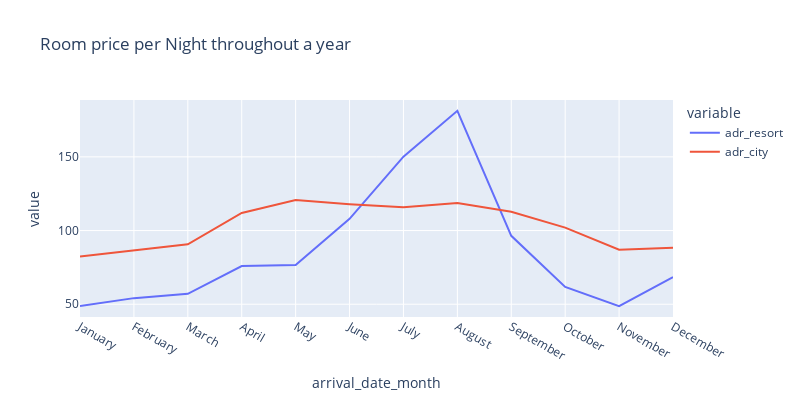

The cell this chart's notebook holds for it:
### Code cell
fig = px.line(data_merged, x='arrival_date_month', y=[
              'adr_resort', 'adr_city'], title='Room price per Night throughout a year', width=800, height=400)
fig.show()

### Figure 1 — Plotly figure (JSON) as saved in the notebook; plotly's stock layout.template omitted (floating-point values rounded to 4 significant figures)
{"data": [{"hovertemplate": "variable=adr_resort<br>arrival_date_month=%{x}<br>value=%{y}<extra></extra>", "legendgroup": "adr_resort", "line": {"color": "#636efa", "dash": "solid"}, "marker": {"symbol": "circle"}, "mode": "lines", "name": "adr_resort", "orientation": "v", "showlegend": true, "type": "scatter", "x": ["January", "February", "March", "April", "May", "June", "July", "August", "September", "October", "November", "December"], "xaxis": "x", "y": [48.76, 54.15, 57.06, 75.87, 76.66, 108.0, 150.1, 181.2, 96.42, 61.78, 48.71, 68.41], "yaxis": "y"}, {"hovertemplate": "variable=adr_city<br>arrival_date_month=%{x}<br>value=%{y}<extra></extra>", "legendgroup": "adr_city", "line": {"color": "#EF553B", "dash": "solid"}, "marker": {"symbol": "circle"}, "mode": "lines", "name": "adr_city", "orientation": "v", "showlegend": true, "type": "scatter", "x": ["January", "February", "March", "April", "May", "June", "July", "August", "September", "October", "November", "December"], "xaxis": "x", "y": [82.33, 86.52, 90.66, 112.0, 120.7, 117.9, 115.8, 118.7, 112.8, 102.0, 86.95, 88.4], "yaxis": "y"}], "layout": {"height": 400, "legend": {"title": {"text": "variable"}, "tracegroupgap": 0}, "title": {"text": "Room price per Night throughout a year"}, "width": 800, "xaxis": {"anchor": "y", "domain": [0, 1], "title": {"text": "arrival_date_month"}}, "yaxis": {"anchor": "x", "domain": [0, 1], "title": {"text": "value"}}}}
